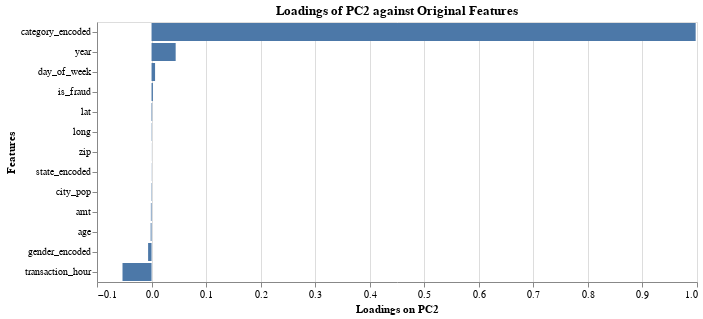

This figure's notebook cell:
### Code cell
# Create the horizontal bar chart
horizontal_bar_chart_pc2 = alt.Chart(loadings_df).mark_bar().encode(
    x=alt.X('PC2:Q', title='Loadings on PC2'),
    y=alt.Y('feature_names:N', title='Features', sort='-x')
).properties(
    title='Loadings of PC2 against Original Features',
    width=600
)

horizontal_bar_chart_pc2

### Figure 1 — Vega-Lite specification as saved in the notebook (floating-point values rounded to 4 significant figures)
{"config": {"view": {"continuousWidth": 400, "continuousHeight": 300}}, "data": {"name": "data-16d234ee1b5a179fbcaf2b7e974fd760"}, "mark": "bar", "encoding": {"x": {"field": "PC2", "title": "Loadings on PC2", "type": "quantitative"}, "y": {"field": "feature_names", "sort": "-x", "title": "Features", "type": "nominal"}}, "title": "Loadings of PC2 against Original Features", "width": 600, "$schema": "https://vega.github.io/schema/vega-lite/v4.17.0.json", "datasets": {"data-16d234ee1b5a179fbcaf2b7e974fd760": [{"feature_names": "amt", "PC1": 9.947e-05, "PC2": -0.001209, "PC3": -0.006958, "PC4": 0.1032, "PC5": 0.6643, "PC6": 0.03961, "PC7": 0.1292, "PC8": 0.07638, "PC9": 0.7226, "PC10": 0.02636, "PC11": -0.000517, "PC12": 0.03157, "PC13": 0.002036}, {"feature_names": "is_fraud", "PC1": 5.097e-05, "PC2": 0.002505, "PC3": -0.00261, "PC4": 0.04856, "PC5": 0.7374, "PC6": 0.03233, "PC7": -0.1184, "PC8": -0.0947, "PC9": -0.6541, "PC10": -0.02954, "PC11": 0.03408, "PC12": -0.003839, "PC13": 0.00066}, {"feature_names": "zip", "PC1": -0.0176, "PC2": -0.0001538, "PC3": 0.6896, "PC4": 0.07483, "PC5": 0.005438, "PC6": -0.1447, "PC7": 0.009295, "PC8": 0.004539, "PC9": -0.004217, "PC10": 0.07792, "PC11": 0.01122, "PC12": 0.002485, "PC13": -0.7008}, {"feature_names": "lat", "PC1": 0.01375, "PC2": 0.001083, "PC3": -0.2261, "PC4": -0.02555, "PC5": 0.03299, "PC6": -0.4609, "PC7": 0.212, "PC8": 0.2883, "PC9": -0.1012, "PC10": 0.7706, "PC11": 0.009113, "PC12": 0.02913, "PC13": -0.03888}, {"feature_names": "long", "PC1": 0.0222, "PC2": 0.0005428, "PC3": -0.6633, "PC4": -0.06995, "PC5": -0.005927, "PC6": 0.1898, "PC7": -0.02555, "PC8": -0.02551, "PC9": 0.01182, "PC10": -0.101, "PC11": -0.01013, "PC12": -0.005228, "PC13": -0.7119}, {"feature_names": "city_pop", "PC1": 0.003327, "PC2": -0.0006654, "PC3": 0.1226, "PC4": -0.01482, "PC5": -0.03689, "PC6": 0.7773, "PC7": -0.1227, "PC8": -0.1313, "PC9": 0.009838, "PC10": 0.5881, "PC11": -0.003886, "PC12": -0.02157, "PC13": 0.02088}, {"feature_names": "day_of_week", "PC1": -0.0001442, "PC2": 0.006461, "PC3": 0.01766, "PC4": -0.2171, "PC5": 0.01277, "PC6": 0.009121, "PC7": 0.7686, "PC8": -0.5976, "PC9": -0.05605, "PC10": 0.007593, "PC11": -0.03355, "PC12": 0.01118, "PC13": -0.0005771}, {"feature_names": "year", "PC1": -0.0004742, "PC2": 0.04423, "PC3": 0.03753, "PC4": -0.6106, "PC5": 0.0857, "PC6": -0.1674, "PC7": -0.3511, "PC8": -0.2013, "PC9": 0.09884, "PC10": 0.07939, "PC11": -0.6391, "PC12": -0.002619, "PC13": -0.0009919}, {"feature_names": "age", "PC1": -0.0004777, "PC2": -0.001623, "PC3": -0.1103, "PC4": 0.3158, "PC5": -0.0391, "PC6": -0.3052, "PC7": -0.4248, "PC8": -0.6953, "PC9": 0.1473, "PC10": 0.1889, "PC11": 0.2648, "PC12": 0.0448, "PC13": 0.002347}, {"feature_names": "transaction_hour", "PC1": 0.0001987, "PC2": -0.05325, "PC3": -0.05833, "PC4": 0.6718, "PC5": -0.05542, "PC6": 0.02163, "PC7": 0.1176, "PC8": -0.04943, "PC9": -0.06346, "PC10": 0.006807, "PC11": -0.7201, "PC12": 0.001376, "PC13": 0.0002915}, {"feature_names": "category_encoded", "PC1": 0.0002938, "PC2": 0.9976, "PC3": -0.004211, "PC4": 0.06481, "PC5": -0.008121, "PC6": 0.009157, "PC7": 0.01631, "PC8": 0.009115, "PC9": -0.004714, "PC10": -0.003298, "PC11": -0.009624, "PC12": 0.006514, "PC13": 0.0004009}, {"feature_names": "gender_encoded", "PC1": -0.001152, "PC2": -0.006318, "PC3": 0.009201, "PC4": -0.01791, "PC5": -0.01802, "PC6": 0.04357, "PC7": -0.004268, "PC8": 0.02322, "PC9": -0.02775, "PC10": -0.01979, "PC11": -0.01242, "PC12": 0.9977, "PC13": -0.0005682}, {"feature_names": "state_encoded", "PC1": 0.9995, "PC2": -0.0002962, "PC3": 0.02957, "PC4": 0.002916, "PC5": -0.000191, "PC6": -0.003196, "PC7": -0.002076, "PC8": -0.003366, "PC9": 0.001076, "PC10": -0.00884, "PC11": 0.0002586, "PC12": 0.0009976, "PC13": 0.00394}]}}
